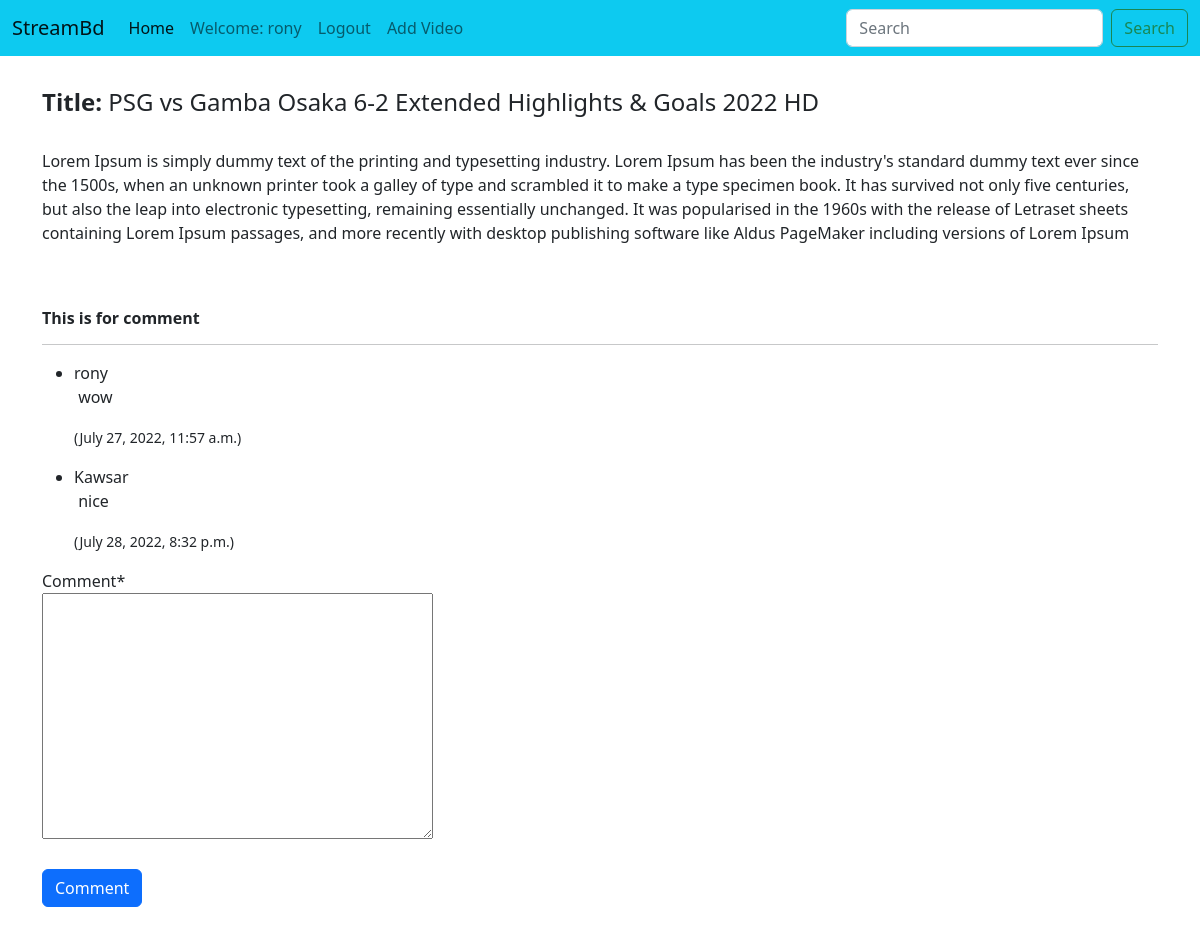
Page /details/2 (signed in) on the committed database.
### App_stream/models.py (models this page shows, shortened)
class Post(models.Model):
    title=models.CharField(max_length=100)
    video=EmbedVideoField()
    desc=models.TextField(default="")
    created=models.DateTimeField(auto_now_add=True)
    class Meta:
        ordering=('-created',)

class UserComment(models.Model):
    video_post=models.ForeignKey(Post,on_delete=models.CASCADE,related_name='video_comment')
    user=models.ForeignKey(User,on_delete=models.CASCADE,related_name='user_comment')
    comment=models.TextField()
    comment_date=models.DateTimeField(auto_now_add=True)

### App_stream/views.py (the view, shortened to what this page needs)
# urls.py: path('details/<pk>',views.video_details_comment,name='details'),
def video_details_comment(request,pk):
    post=Post.objects.get(pk=pk)
    form=UserCommentForm()
    return render(request,'App_stream/details.html',context={'post':post,'form':form})

### App_stream/forms.py
class UserCommentForm(forms.ModelForm):
    class Meta:
        model=UserComment
        fields=('comment',)

### templates/App_stream/details.html (shortened to what this page needs)
{% extends 'base.html' %}
{% load crispy_forms_tags %}
{% load embed_video_tags %}
{% block body %}
<div class="container my-2">
    <div class="row">
        <div class="col-sm-9">
            {% video video "800x500" %}
            <br>
        </div>
    </div>
    <h4><strong>Title: </strong>{{post.title}}</h4>
    <br>
    <p>{{post.desc}}</p>
    {% endvideo %}
<br>
<br>
<h6><strong> This is for comment</strong></h6>
<hr>
            {% for comment in post.video_comment.all %}
            <ul>
                <li>{{comment.user}}</li><p>&nbsp;{{comment.comment}}</p>
                <small>({{comment.comment_date}})</small>
            </ul>
            {% endfor %}
            <form method="POST">{% csrf_token %}
                {{form|crispy}}
                <br>
                <button type="submit" class='btn btn-primary'>Comment</button>
            </form>
</div>
<br><br>
{% endblock %}

### templates/base.html (shortened to what this page needs)
<!doctype html>
<html lang="en">
  <head>
    <link href="https://cdn.jsdelivr.net/npm/bootstrap@5.2.0/dist/css/bootstrap.min.css" rel="stylesheet">
  </head>
  <body>
    <nav class="navbar navbar-expand-lg bg-info">
      <div class="container-fluid">
        <a class="navbar-brand" href="#">StreamBd</a>
        <div class="collapse navbar-collapse" id="navbarSupportedContent">
          <ul class="navbar-nav me-auto mb-2 mb-lg-0">
            <li class="nav-item">
              <a class="nav-link active" aria-current="page" href="{% url 'App_stream:home' %}">Home</a>
            </li>
            {% if user.is_authenticated %}
            <li class="nav-item">
              <a class="nav-link" href="#">Welcome: {{user}}</a>
            </li>
            <li class="nav-item">
              <a class="nav-link" href="{% url 'App_login:logout' %}">Logout</a>
            </li>
            {% endif %}
            {% if user.is_staff %}
            <li class="nav-item">
              <a class="nav-link" href="{% url 'App_stream:add' %}">Add Video</a>
            </li>
            {% endif %}
          </ul>
          <form action="{% url 'App_login:search' %}"class="d-flex" role="search" method='GET'>
            <input class="form-control me-2" type="search" placeholder="Search" aria-label="Search" name='query', id='query'>
            <button class="btn btn-outline-success" type="submit">Search</button>
          </form>
        </div>
      </div>
    </nav>
    {% block body %}{% endblock %}
</body>
</html>

### rows in the picture
Post: title "PSG vs Gamba Osaka 6-2 Extеndеd Hіghlіghts & Goals 2022 HD", desc "Lorem Ipsum is simply dummy text of the printing and typesetting industry. Lorem Ipsum has been the industry's standard dummy text ever since the 1500s, when an unknown printer took a galley of type and scrambled it to make a type specimen book. It has survived not only five centuries, but also the leap into electronic typesetting, remaining essentially unchanged. It was popularised in the 1960s with the release of Letraset sheets containing Lorem Ipsum passages, and more recently with desktop publishing software like Aldus PageMaker including versions of Lorem Ipsum"
UserComment: user "rony", comment "wow", comment_date "July 27, 2022, 11:57 a.m."
UserComment: user "Kawsar", comment "nice", comment_date "July 28, 2022, 8:32 p.m."

### other values in the picture
{{ user }} "rony"
